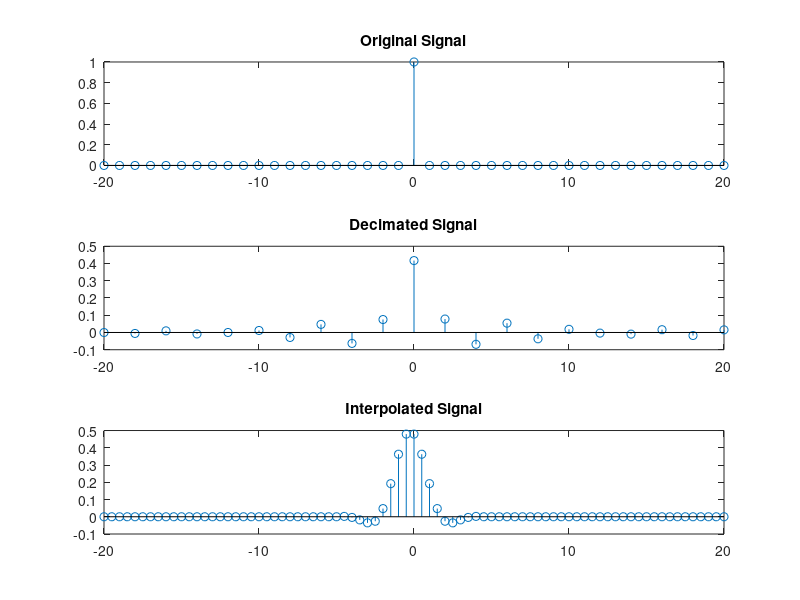

Write the MATLAB code that produced this figure.
clear all;
close all;

domain = -20:20;
domain2 = -20:2:20;
domain3 = -20:0.5:20;
impulse = zeros(1,41);
impulse(21) = 1;

range = impulse;
range2 = decimate(range,2);
range3 = interp(range,2);

subplot(3,1,1);
stem(domain, range);
title('Original Signal');

subplot(3,1,2);
stem(domain2, range2);
title('Decimated Signal');

subplot(3,1,3);
stem(domain3, range3(1:81));
title('Interpolated Signal');
